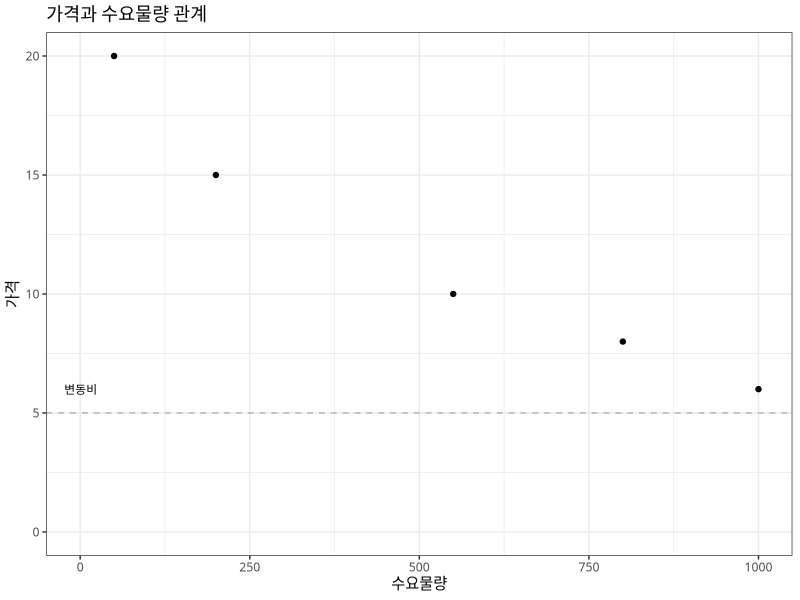
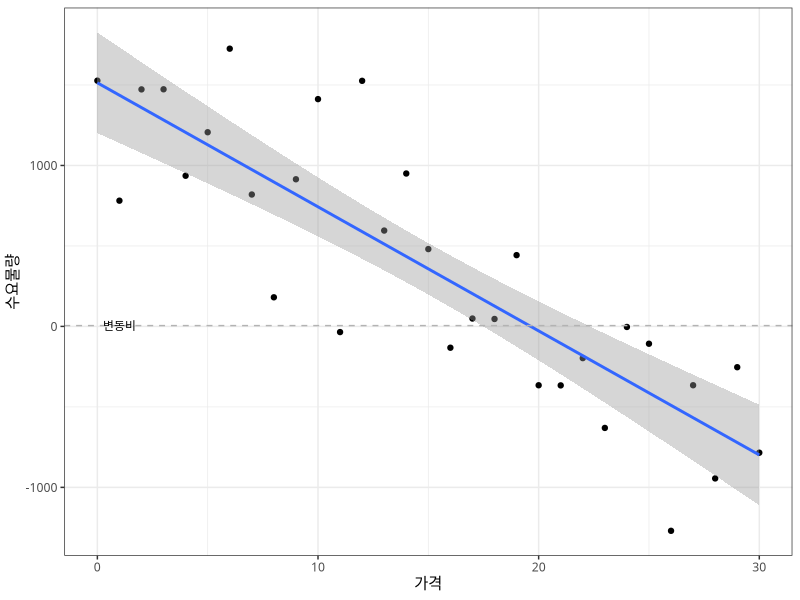
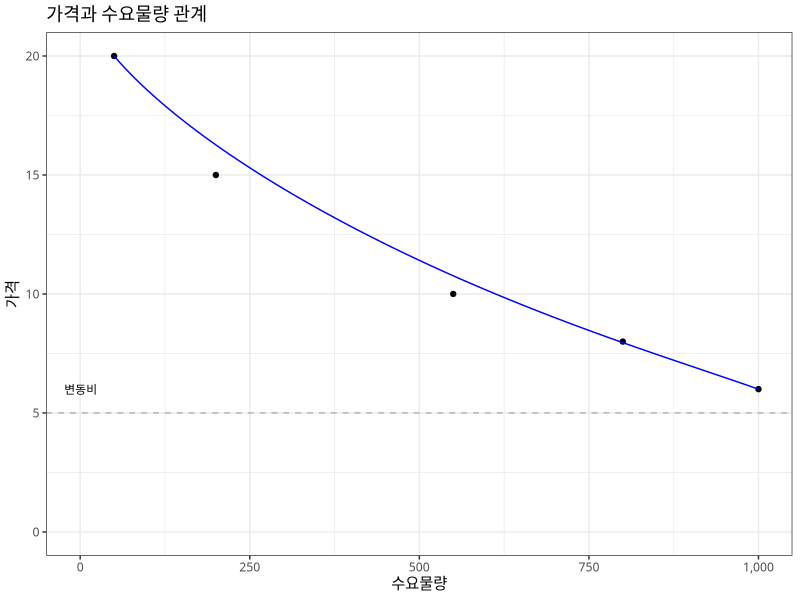
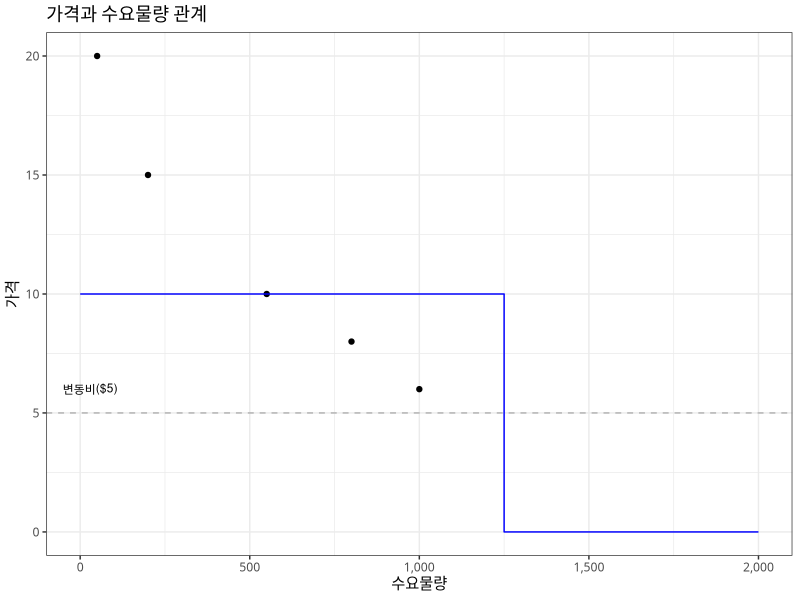
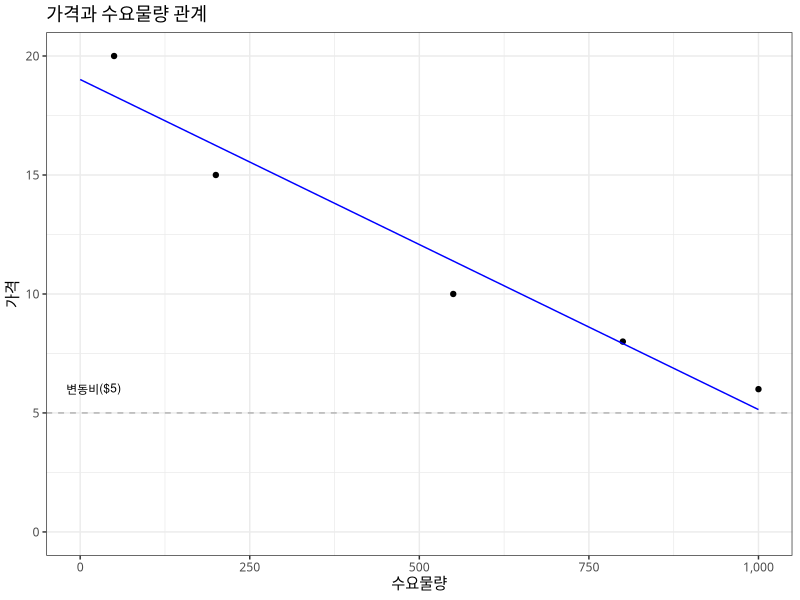
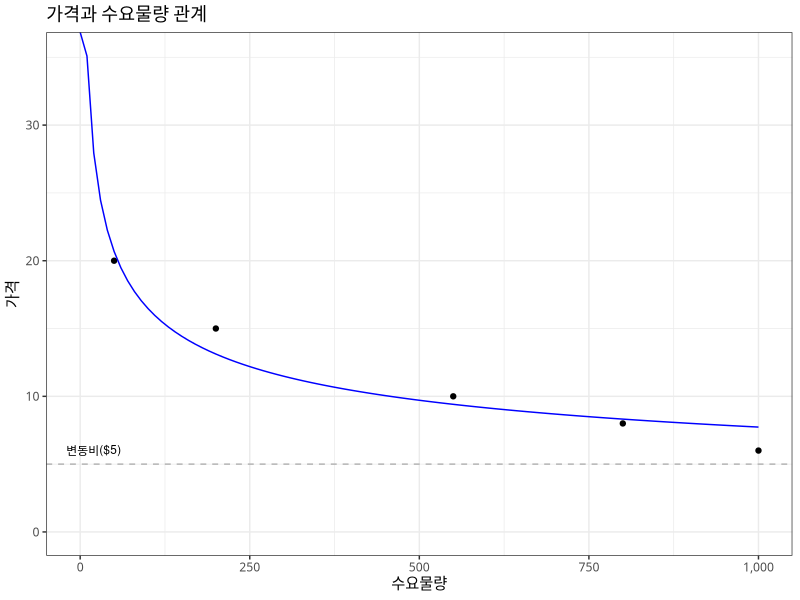

Reproduce these figures in R, in order.
## ---- chunk 1
knitr::opts_chunk$set(echo = TRUE, message=FALSE, warning=FALSE,
                      comment="", digits = 3, tidy = FALSE, prompt = FALSE, fig.align = 'center')
## ---- chunk 2
library(tidyverse)
library(ggrepel)

segment_tbl <- tibble( x = c(50, 
                             50+150, 
                             50+150+350, 
                             50+150+350+250,
                             50+150+350+250+200),
                       y = c(20, 15, 10, 8, 6))



segment_tbl %>% 
  ggplot(aes(x = x, y = y)) +
    geom_point() +
    labs(x = "수요물량",
         y = "가격",
         title = "가격과 수요물량 관계") +
     geom_hline(yintercept = 5, linetype = 2, color = "gray70") +
     expand_limits(x =0, y =0) +
     theme_bw(base_family = "NanumGothic") +
     annotate("text", x = 1, y = 6, label = "변동비", size = 3)
## ---- chunk 3
## Price Response 곡선 ------------
model_tbl <- segment_tbl %>% 
  rename(물량 = x, 가격 = y)

price_response_lm <- lm(물량 ~ 가격, data = model_tbl)

generate_demands <- function(price) {
  
  price_response_coef <- coef(price_response_lm)
  error <- rnorm(length(price), mean = 0, sd = sd(model_tbl$물량))
  
  quantity <- price_response_coef[1] + price_response_coef[2] * price + error
  
  return(quantity)
}

## 시각화 --------
price_seq <- seq(0, 30, 1)
quantity_seq <- generate_demands(price_seq)

optimal_tbl <- tibble(가격 = price_seq, 수요물량 = quantity_seq)

optimal_tbl %>% 
  ggplot(aes( x= 가격, y = 수요물량)) +
    geom_point() +
    geom_smooth(method='lm') +
    geom_hline(yintercept = 5, linetype = 2, color = "gray70") +
    expand_limits(x =0, y =0) +
    theme_bw(base_family = "NanumGothic") +
    annotate("text", x = 1, y = 6, label = "변동비", size = 3)  
## ---- chunk 4
library(tidyverse
        )
bezier_tbl <- Hmisc::bezier(segment_tbl$x, segment_tbl$y) %>% 
  as_tibble()

segment_tbl %>% 
  ggplot(aes(x = x, y = y)) +
    geom_point() +
    geom_path(data= bezier_tbl, aes(x = x, y = y), color = "blue") +
    labs(x = "수요물량",
         y = "가격",
         title = "가격과 수요물량 관계") +
     geom_hline(yintercept = 5, linetype = 2, color = "gray70") +
     expand_limits(x =0, y =0) +
     theme_bw(base_family = "NanumGothic") +
     annotate("text", x = 1, y = 6, label = "변동비", size = 3) +
     scale_x_continuous(labels = scales::comma)
## ---- chunk 5
## 시각화 ---------------
step_tbl <- tribble(~"x", ~"y",
        0, 10,
        1250, 10,
        1250,0,
        2000,0)

segment_tbl %>% 
  ggplot(aes(x = x, y = y)) +
    geom_point() +
    labs(x = "수요물량",
         y = "가격",
         title = "가격과 수요물량 관계") +
     geom_hline(yintercept = 5, linetype = 2, color = "gray70") +
     expand_limits(x =0, y =0) +
     theme_bw(base_family = "NanumGothic") +
     annotate("text", x = 30, y = 6, label = "변동비($5)", size = 3)  +
     scale_x_continuous(labels = scales::comma)  +
     expand_limits(x = c(0, 2000)) +
     geom_path(data = step_tbl, aes(x = x, y = y), color = "blue")
## ---- chunk 6
## 비선형 수요모형 ---------

lm_mod <- lm(y ~ x, data = segment_tbl)

lm_coef <- broom::tidy(lm_mod) %>% 
  pull(estimate)

lm_fn <- function(x) lm_coef[1] + lm_coef[2] * x

## 시각화 ---------------
segment_tbl %>% 
  ggplot(aes(x = x, y = y)) +
    geom_point() +
    geom_function(fun = lm_fn, color = "blue") +
    labs(x = "수요물량",
         y = "가격",
         title = "가격과 수요물량 관계") +
     geom_hline(yintercept = 5, linetype = 2, color = "gray70") +
     expand_limits(x =0, y =0) +
     theme_bw(base_family = "NanumGothic") +
     annotate("text", x = 20, y = 6, label = "변동비($5)", size = 3)  +
     scale_x_continuous(labels = scales::comma)  
## ---- chunk 7
## 비선형 수요모형 ---------
get_coef <- function() {
  x <- segment_tbl$x
  y <- segment_tbl$y
  
  demand_fit <- nls(y ~ exp(a + b * log(x)), start=list(a=0, b=0))
  
  nls_coef <- broom::tidy(demand_fit) %>% 
    pull(estimate)
  return(list(a = nls_coef[1],
              b = nls_coef[2]))
}

nls_coef <- get_coef()

nls_fn <- function(x) exp(nls_coef$a + nls_coef$b * log(x))

## 시각화 ---------------
segment_tbl %>% 
  ggplot(aes(x = x, y = y)) +
    geom_point() +
    geom_function(fun = nls_fn, color = "blue") +
    labs(x = "수요물량",
         y = "가격",
         title = "가격과 수요물량 관계") +
     geom_hline(yintercept = 5, linetype = 2, color = "gray70") +
     expand_limits(x =0, y =0) +
     theme_bw(base_family = "NanumGothic") +
     annotate("text", x = 20, y = 6, label = "변동비($5)", size = 3)  +
     scale_x_continuous(labels = scales::comma)  
